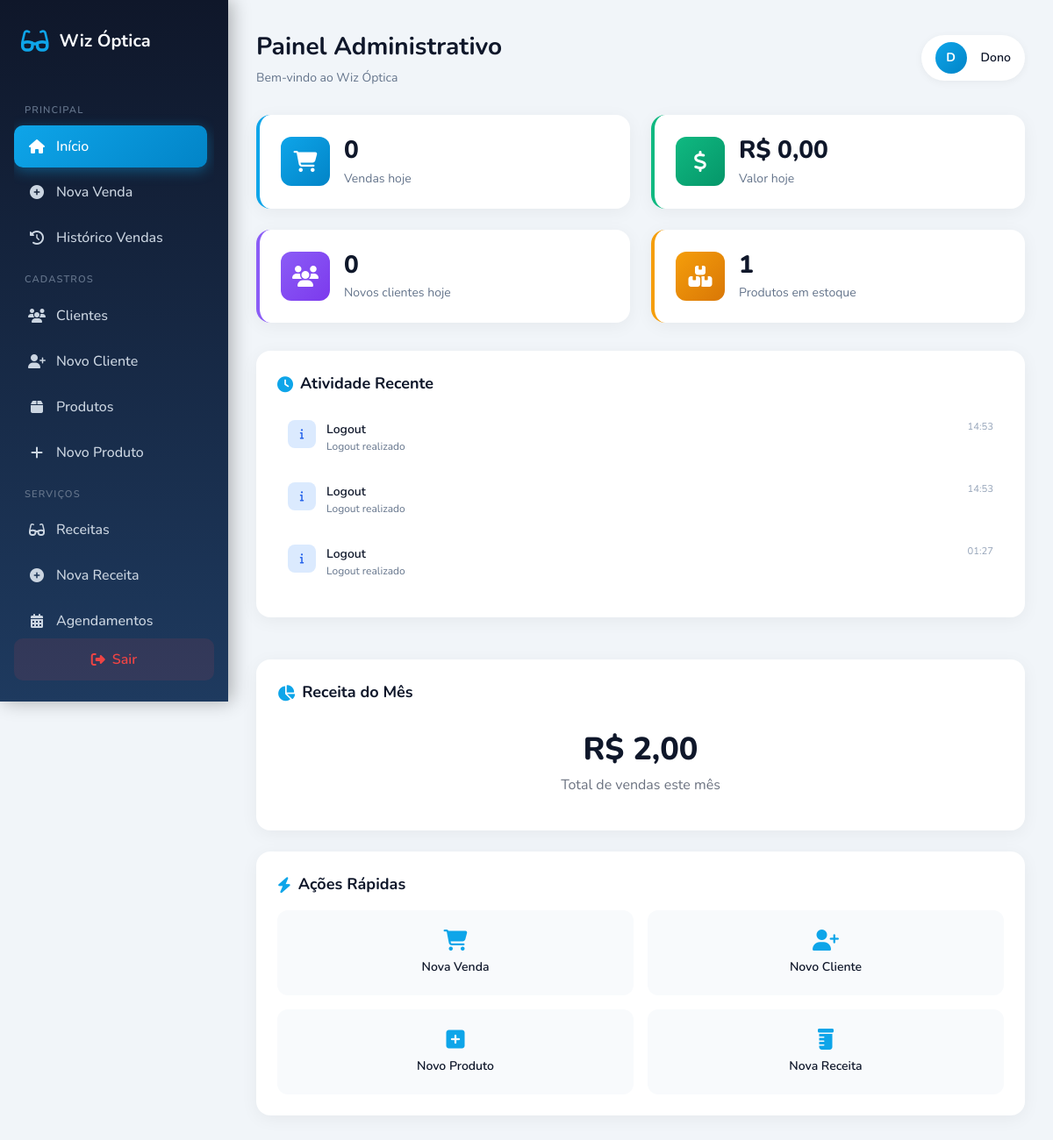
Page /otica/views/admin/index.php (signed in) on the earlier database version.
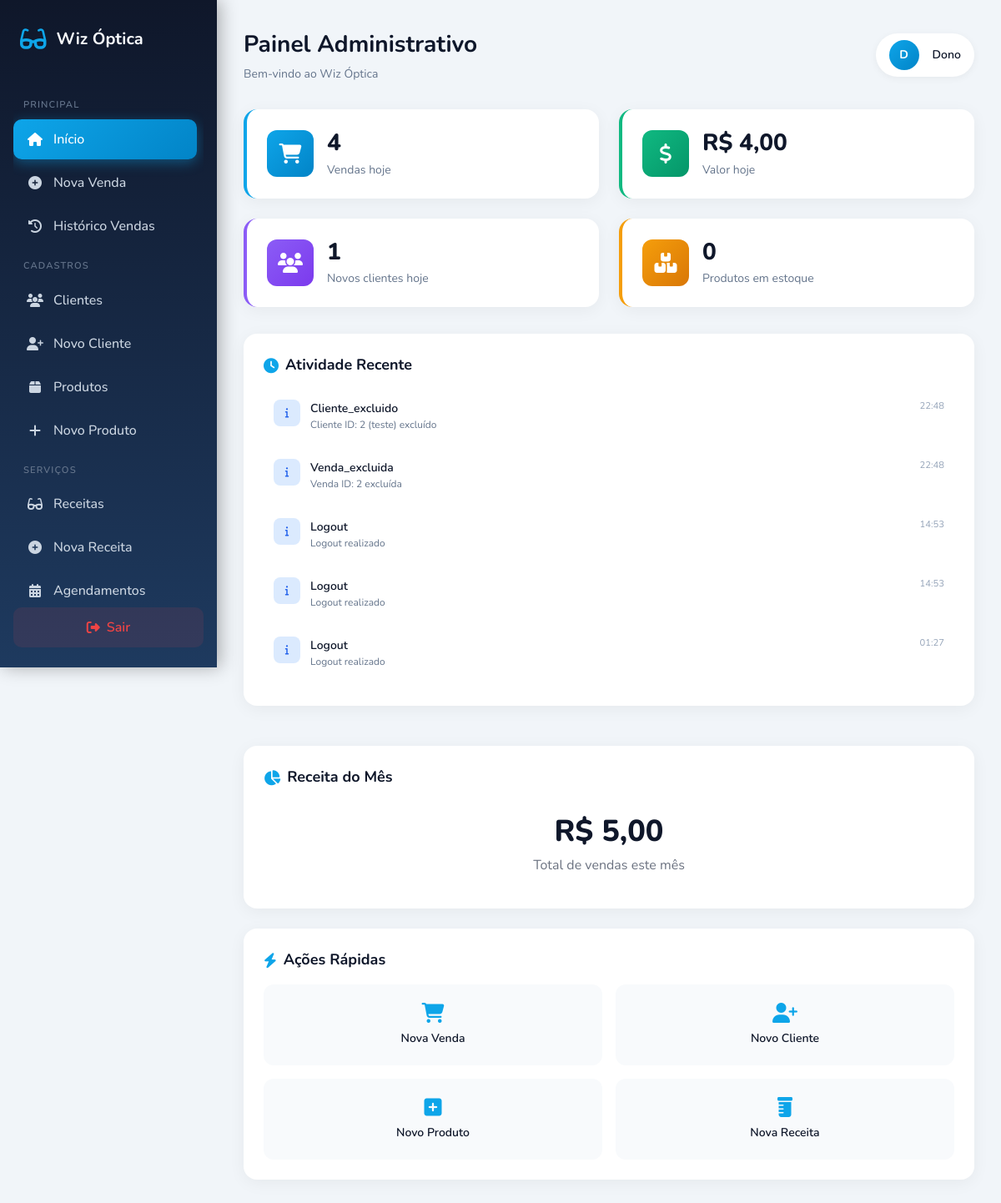
Same page on the later database version.
### tables this page shows
CREATE TABLE `logs` (
  `id` bigint(20) UNSIGNED NOT NULL,
  `usuario_id` int(11) DEFAULT NULL,
  `acao` varchar(100) DEFAULT NULL,
  `detalhes` text DEFAULT NULL,
  `data` timestamp NOT NULL DEFAULT current_timestamp()
);

### otica/views/admin/index.php (the view, shortened to what the changed rows need)
<?php
$db = Database::getInstance()->getConnection();
$pageTitle = 'Painel Administrativo';
try {
    $stmt = $db->prepare("SELECT COUNT(*) as total, COALESCE(SUM(total), 0) as valor FROM vendas WHERE DATE(data_venda) = CURDATE()");
    $stmt->execute();
    $vendasHoje = $stmt->fetch();
    $stmt = $db->prepare("SELECT COUNT(*) as total FROM clientes WHERE DATE(criado_em) = CURDATE()");
    $stmt->execute();
    $novosClientes = $stmt->fetch();
    $stmt = $db->prepare("SELECT COUNT(*) as total FROM produtos WHERE estoque > 0");
    $stmt->execute();
    $produtosEstoque = $stmt->fetch();
    $stmt = $db->prepare("SELECT COALESCE(SUM(total), 0) as valor FROM vendas WHERE MONTH(data_venda) = MONTH(CURDATE()) AND YEAR(data_venda) = YEAR(CURDATE())");
    $stmt->execute();
    $receitaMes = $stmt->fetch();
    $stmt = $db->query("SELECT * FROM logs ORDER BY id DESC LIMIT 10");
    $atividades = $stmt->fetchAll();
} catch (PDOException $e) {
    error_log("Erro: " . $e->getMessage());
    $vendasHoje = ['total' => 0, 'valor' => 0];
    $novosClientes = ['total' => 0];
    $produtosEstoque = ['total' => 0];
    $receitaMes = ['valor' => 0];
    $atividades = [];
}
$vendasHoje['total'] = $vendasHoje['total'] ?? 0;
$vendasHoje['valor'] = $vendasHoje['valor'] ?? 0;
$novosClientes['total'] = $novosClientes['total'] ?? 0;
$produtosEstoque['total'] = $produtosEstoque['total'] ?? 0;
$receitaMes['valor'] = $receitaMes['valor'] ?? 0;
?>
<!DOCTYPE html>
<html lang="pt-BR">
<head>
    <link rel="stylesheet" href="https://cdnjs.cloudflare.com/ajax/libs/font-awesome/6.4.0/css/all.min.css">
    <script src="https://cdn.tailwindcss.com"></script>
</head>
<body>
    <aside class="sidebar">
        <div class="sidebar-logo">
            <h1>Wiz Óptica</h1>
        </div>
    </aside>
    <main class="main-content">
        <header class="page-header">
            <div>
                <h1 class="page-title-page"><?php echo $pageTitle; ?></h1>
            </div>
        </header>
        <div class="stats-grid">
            <div class="stat-card blue">
                <div class="stat-info">
                    <div class="stat-value"><?php echo $vendasHoje['total']; ?></div>
                    <div class="stat-label">Vendas hoje</div>
                </div>
            </div>
            <div class="stat-card green">
                <div class="stat-info">
                    <div class="stat-value">R$ <?php echo number_format($vendasHoje['valor'], 2, ',', '.'); ?></div>
                    <div class="stat-label">Valor hoje</div>
                </div>
            </div>
            <div class="stat-card purple">
                <div class="stat-info">
                    <div class="stat-value"><?php echo $novosClientes['total']; ?></div>
                    <div class="stat-label">Novos clientes hoje</div>
                </div>
            </div>
            <div class="stat-card orange">
                <div class="stat-info">
                    <div class="stat-value"><?php echo $produtosEstoque['total']; ?></div>
                    <div class="stat-label">Produtos em estoque</div>
                </div>
            </div>
        </div>
        <div class="grid-2">
            <div class="card">
                <h2 class="card-title">
                    <i class="fas fa-clock"></i>
                    Atividade Recente
                </h2>
                <div class="activity-list">
                    <?php if (empty($atividades)): ?>
                        <p class="text-gray-500 text-center py-4">Nenhuma atividade recente</p>
                    <?php else: ?>
                        <?php foreach ($atividades as $atividade): ?>
                            <div class="activity-item">
                                <div class="activity-icon info">
                                    <i class="fas fa-info"></i>
                                </div>
                                <div class="activity-content">
                                    <div class="activity-title"><?php echo htmlspecialchars(ucfirst($atividade['acao'])); ?></div>
                                    <div class="activity-desc"><?php echo htmlspecialchars($atividade['detalhes']); ?></div>
                                </div>
                                <div class="activity-time"><?php echo date('H:i', strtotime($atividade['data'])); ?></div>
                            </div>
                        <?php endforeach; ?>
                    <?php endif; ?>
                </div>
            </div>
            <div class="card">
                <h2 class="card-title">
                    <i class="fas fa-chart-pie"></i>
                    Receita do Mês
                </h2>
                <div class="text-center py-4">
                    <div class="text-4xl font-extrabold text-darkblue mb-2">
                        R$ <?php echo number_format($receitaMes['valor'], 2, ',', '.'); ?>
                    </div>
                    <p class="text-gray-500">Total de vendas este mês</p>
                </div>
            </div>
        </div>
        <div class="card">
            <h2 class="card-title">
                <i class="fas fa-bolt"></i>
                Ações Rápidas
            </h2>
        </div>
    </main>
</body>
</html>

Differences in the rows shown:
added logs: acao "Cliente_excluido", detalhes "Cliente ID: 2 (teste) excluído", data "22:48"
added logs: acao "Venda_excluida", detalhes "Venda ID: 2 excluída", data "22:48"
Other differences:
$vendasHoje['total']: "0" → "4"
$vendasHoje['valor']: "0,00" → "4,00"
$novosClientes['total']: "0" → "1"
$produtosEstoque['total']: "1" → "0"
$receitaMes['valor']: "2,00" → "5,00"
